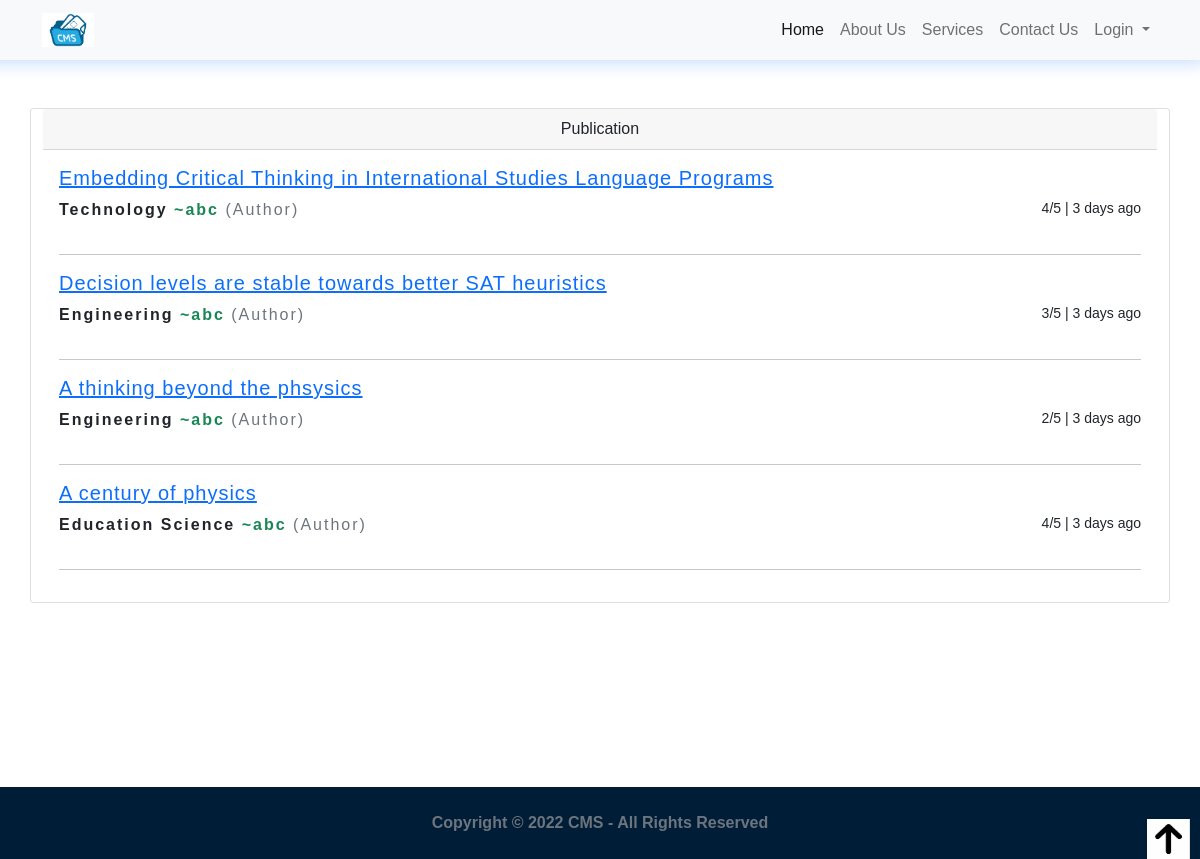
/view-publish/, run on an earlier commit of the app's database.
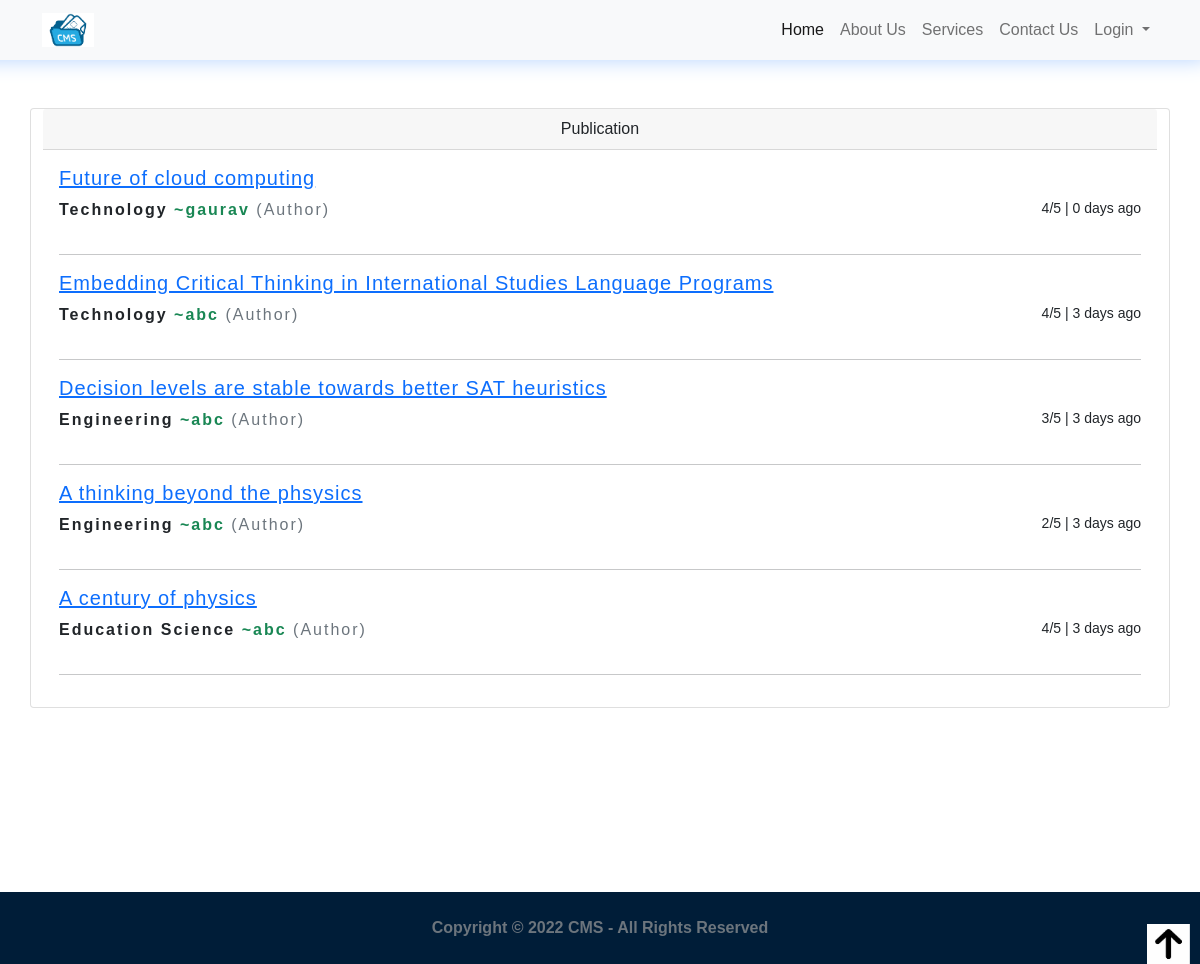
And on a later commit of the database.
### core/models.py (models this page shows, shortened)
class Paper(models.Model):
	title = models.CharField(max_length=100)
	description = models.CharField(max_length=200)
	status = models.CharField(max_length=30,default='Submitted')
	file = models.FileField(upload_to='author_files/',validators=(validate_is_pdf,)) # taking files from author
	user = models.ForeignKey(User, on_delete=models.CASCADE)
	remarks = models.CharField(max_length=255,default='No-Remark')
	rating = models.IntegerField(default=0)
	created_on = models.DateTimeField(auto_now_add=True)
	review_date = models.DateTimeField(null=True)
	review_by = models.IntegerField(null=True)
	is_review_submit = models.BooleanField(default=False)
	class Meta:
		ordering = ['-created_on']

### accounts/models.py (models this page shows, shortened)
class User(AbstractUser):
    picture = models.ImageField(upload_to='profile_pictures', null=True, blank=True)
    full_name = models.CharField(max_length=100, help_text='Help people discover your account by using the name you\'re known by: either your full name, nickname, or business name.')
    email = models.EmailField(unique=True)
    bio = models.TextField(null=True, blank=True, help_text='Provide your personal information, even if the account is used for a business, a pet or something else. This won\'t be a part of your public profile.')
    mobile = models.CharField(max_length=12, null=True, blank=True)
    address = models.CharField(max_length=100,null=True,blank=True)
    city = models.CharField(max_length=50,null=True,blank=True)
    gender = models.CharField(max_length=10, choices=GENDER_CHOICES, null=True, blank=True)
    is_private_account = models.BooleanField(default=False)
    created_on = models.DateTimeField(auto_now_add=True)
    first_name = None
    last_name = None
    username = None
    USERNAME_FIELD = 'email'
    REQUIRED_FIELDS = ['full_name']
    objects = CustomUserManager()

### core/views.py (the view)
# urls.py: path('view-publish/',Publish.as_view(),name='publish_view'),
class Publish(View):
	template_name='core/home/publish.html'
	def get(self,request):
		obj=Paper.objects.filter(status="Approved")
		if obj.exists():
			delta=[]
			for i in obj:
				delta.append((datetime.now().date()-i.review_date.date()).days)
			context={'mylist': zip(obj, delta)}
			return render(request,self.template_name,context)
		messages.error(request,"No Paper Yet !",extra_tags="error")
		return render(request,self.template_name)

### core/templates/core/home/publish.html (shortened to what this page needs)
{% extends 'core/home/base.html'%}
{% load static %}
 {% block content %}
  <div class="container my-5">
    <div class="row my-4">
      <div class="card ">
        <div class="card-header text-center">
          Publication
        </div>
        <div class="card-body">
          {% for obj,day in mylist %}
            <div class="d-flex w-100 justify-content-between">
            <h4 class="card-title lead" style="letter-spacing: 1px;"><strong><a href="{{obj.file.url}}">{{obj.title}}</a></strong> </h4>
            </div>
            <div class="d-flex w-100 justify-content-between">
              <p class="card-text" style="letter-spacing: 2px;"><span class=" fw-bold text-bold  fs-6">{{obj.description}}</span><span class="text-success fw-bold fs-7"> ~{{obj.user.full_name}}</span><span class="text-muted"> (Author)</span></p>
              <small>{{obj.rating}}/5 | {{day}} days ago  </small>
            </div>
            <hr>
          {% endfor %}
        </div>
    </div>
    </div>
  </div>
  <div style="height:15vh;">
  </div>
 {% endblock%}

### core/templates/core/home/base.html (shortened to what this page needs)
{% load static %}
<!doctype html>
<html lang="en">
    <head>
        <link href="{% static 'styles/bootstrapmin.css'%}" rel="stylesheet">
        <link rel="stylesheet" href="https://cdn.jsdelivr.net/npm/bootstrap-icons@1.4.0/font/bootstrap-icons.css">
        <link rel="stylesheet" type="text/css" href="{% static 'styles/main1.css'%}" >
        <link rel="stylesheet" type="text/css" href="{% static 'styles/icon.css'%}">
    </head>
    <body class="fonts">
        <nav class="navbar navbar-expand-lg navbar-light bg-light navbar1 mb-0 ">
            <div class="container">
                <a class="navbar-brand" href="{% url 'home' %}"><img alt="Brand" style="max-width:52px;"  src="{% static 'image/img5.png' %}"></a>
                <div class="collapse navbar-collapse " id="navbarSupportedContent">
                    <ul class="navbar-nav">
                        <li class="nav-item">
                            <a class="nav-link active" aria-current="page" href="{% url 'home' %}">Home</a>
                        </li>
                        <li class="nav-item">
                            <a class="nav-link " aria-current="page" href="{% url 'home' %}#aboutPage">About Us</a>
                        </li>
                        <li class="nav-item">
                            <a class="nav-link" href="{% url 'home' %}#service">Services</a>
                        </li>
                        <li class="nav-item">
                            <a class="nav-link" href="{% url 'contact_view' %}">Contact Us</a>
                        </li>
                        <li class="nav-item dropdown">
                            <a class="nav-link dropdown-toggle" href="#" id="navbarDropdownMenuLink" role="button" data-bs-toggle="dropdown" aria-expanded="false">
                              Login
                            </a>
                      </li>
                    </ul>
                </div>
            </div>
        </nav>
          {% block content %}{% endblock %}
        <div class="container mb-3">
          <div class="row">
              <div><a href="#"><img src="{% static 'image/download .jpg'%}" class="scroll-top"></a></div>
          </div>
        </div>
          {% include 'components/footer.html' %}
    </body>
</html>

### core/templates/components/footer.html
<footer class="footer mt-auto  bg-light">
  <div class="container-fluid "  style="background-color:#001D38;">
    <div class="row">
          <div class="col-sm-6 py-4 mx-auto text-center" style="width:auto"><span class="text-muted"><strong>Copyright &copy; 2022 CMS - All Rights Reserved </strong></span>
          </div>
    </div>
  </div>
</footer>

### core/static/styles/main1.css (style rules this page uses)
.scroll-top { position: fixed; bottom:0px; right: 10px; width: 43px; height: 40px; color: blueviolet; z-index: 100; }
.navbar1 { box-shadow: -13px -20px 20px 20px #b5d3ff; position: sticky; width: 100%; z-index: 1000; top: 0px; }

What changed in the data, as far as the page shows it:
added Paper: title "Future of cloud computing", description "Technology", user.full_name "gaurav", rating "4", is_review_submit "0"
